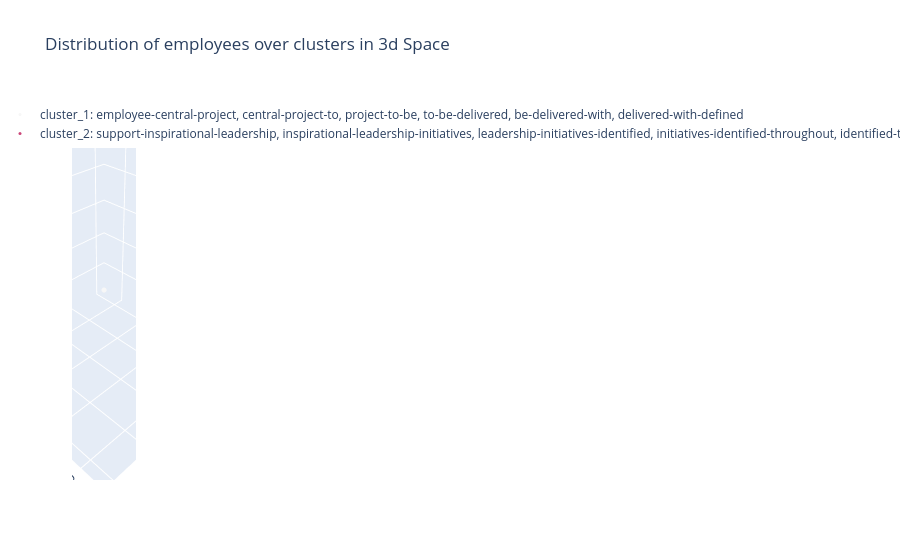

Write notebook code for a chart like this one.
### Code cell
fig = go.Figure()

for cl in range(k):
    cluster_df = averaged_employee_features[averaged_employee_features.cluster==cl]

    #plot all the employees belonging to a cluster using a new trace. 
    features = np.stack(cluster_df['feature_vector_3d'].to_numpy())

    fig.add_trace(go.Scatter3d(
      x=features[:, 0],
      y=features[:, 1],
      z=features[:, 2],
      mode='markers',
      showlegend=True,
      text = cluster_df.index.values,
      marker=dict(size=3, color=cluster_df['cluster']),
      name="cluster_"+str(cl+1) +": " + cluster_titles[cl]
    ))

fig.update_layout(title='Distribution of employees over clusters in 3d Space')
fig.show()

### Figure 1 — Plotly figure (JSON) as saved in the notebook; plotly's stock layout.template omitted (floating-point values rounded to 4 significant figures)
{"data": [{"marker": {"color": [0, 0], "size": 3}, "mode": "markers", "name": "cluster_1: employee-central-project, central-project-to, project-to-be, to-be-delivered, be-delivered-with, delivered-with-defined", "showlegend": true, "text": ["*100000", "*100002"], "type": "scatter3d", "x": [-1085.0, 1061.0], "y": [-779.0, -454.3], "z": [-37.09, -13.98]}, {"marker": {"color": [1], "size": 3}, "mode": "markers", "name": "cluster_2: support-inspirational-leadership, inspirational-leadership-initiatives, leadership-initiatives-identified, initiatives-identified-throughout, identified-throughout-the, throughout-the-year", "showlegend": true, "text": ["*100001"], "type": "scatter3d", "x": [24.39], "y": [1233.0], "z": [51.07]}], "layout": {"title": {"text": "Distribution of employees over clusters in 3d Space"}}}
